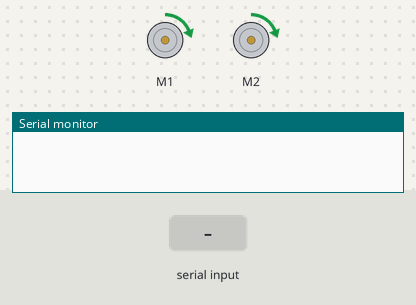
A sketch run on a simulated Arduino Uno, built with avr-gcc and run on an emulated ATmega328P. Shown: 2 × DC motor (green arrow = forward, orange = backward, longer = faster), the last lines printed to the serial monitor. The test bench sets the inputs (shaded band).

Above: at 4.2 s.
4.3 s: "90,45\n" received over Serial
At 5.3 s:
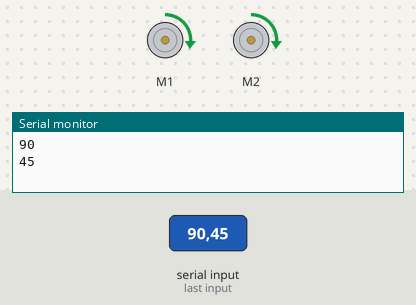
5.8 s: "30,150\n" received over Serial
At 6.5 s:
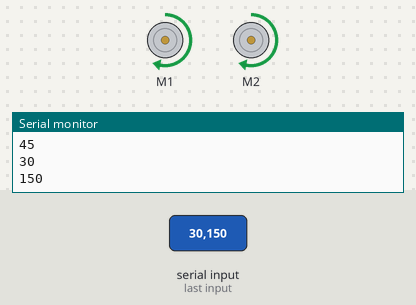
7.3 s: "5\n" received over Serial
At 8.5 s:
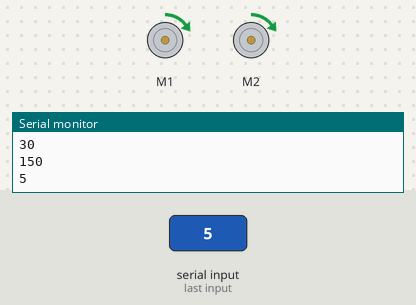
8.8 s: "200\n" received over Serial
At 9.9 s:
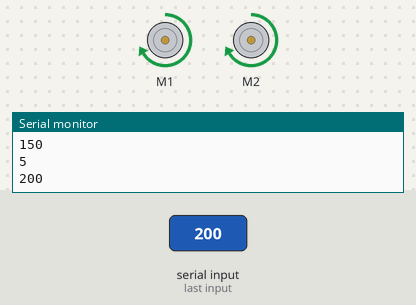
10.3 s: "90\n" received over Serial
At 11.0 s:
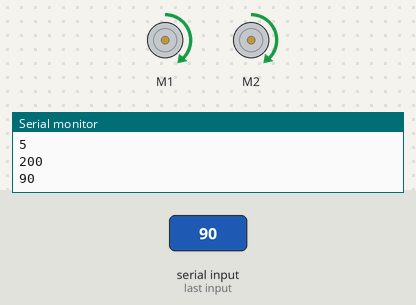
Timing chart, 0 to 12.8 s (numbered marks = the images above; inputs shaded):
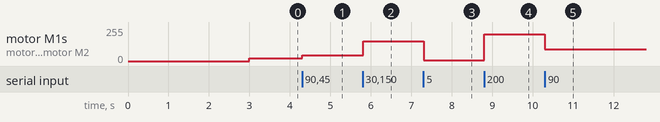

The sketch:

Serial_Test.ino
```cpp
#include <Wire.h>
#include <Adafruit_MotorShield.h>
#include "utility/Adafruit_MS_PWMServoDriver.h"

//creating objects
Adafruit_MotorShield AFMS = Adafruit_MotorShield(); //this may need to move, may need reconfiguring
Adafruit_DCMotor *Left = AFMS.getMotor(1); //motor from port 1
Adafruit_DCMotor *Right = AFMS.getMotor(2); //motor from port 2

  int vSpeed = 20;        // MAX 255
  int serial_value=0;            //serial variable
  int serial_status = 0;
  int serial_test = 0;
void setup() {
  // put your setup code here, to run once:

  Serial.begin(9600);
  AFMS.begin();  //begins motor shield

  delay(3000);
}

void loop() {
  // put your main code here, to run repeatedly:
if (Serial.available()> 0) {
  serial_test = Serial.parseInt();
  if (serial_test > 0) {
    serial_value=serial_test; //make sure you are not getting zeros, look at documentation for this command
    Serial.println(serial_value);
    vSpeed=serial_value;}
}

  Left->run(FORWARD);
  Right->run(FORWARD);

  Left->setSpeed(vSpeed); //speed set Left
  Right->setSpeed(vSpeed); //turn set Right

}
```

Measured:
- after the input at 4.3 s, motor M1, motor M2: forward 20/255 → forward 45/255 at once
- after the input at 5.8 s, motor M1, motor M2: forward 45/255 → forward 150/255 at once
- after the input at 7.3 s, motor M1, motor M2: forward 150/255 → forward 5/255 at once
- after the input at 8.8 s, motor M1, motor M2: forward 5/255 → forward 200/255 at once
- after the input at 10.3 s, motor M1, motor M2: forward 200/255 → forward 90/255 at once
